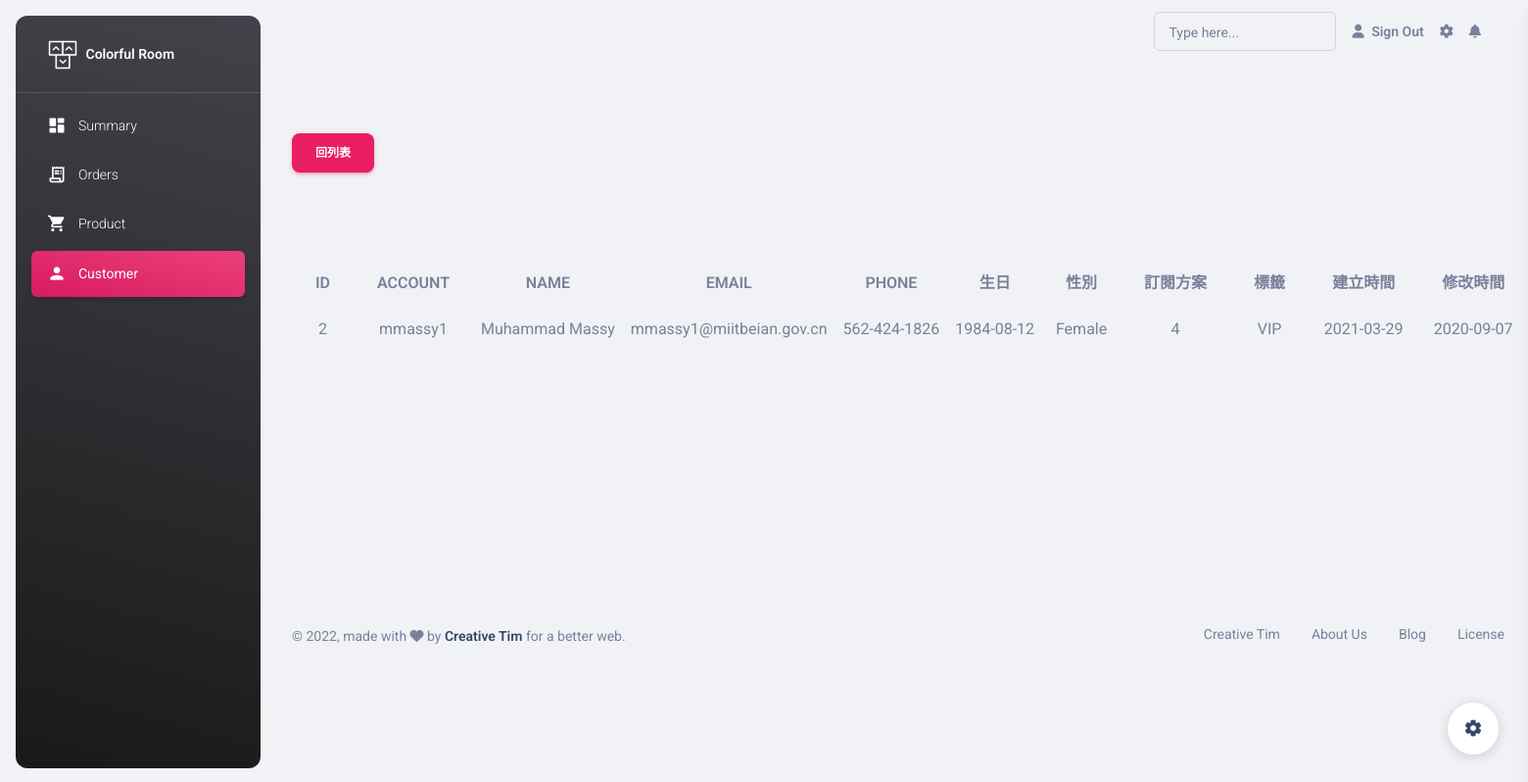
The app's page /pages/customer/member.php?id=2 with its own data.
### tables this page shows
CREATE TABLE `member` (
  `id` int(11) NOT NULL,
  `account` varchar(50) DEFAULT NULL,
  `name` varchar(50) DEFAULT NULL,
  `birthday` date DEFAULT NULL,
  `discount_id` int(11) DEFAULT NULL,
  `gender` varchar(50) DEFAULT NULL,
  `password` varchar(50) DEFAULT NULL,
  `email` varchar(50) DEFAULT NULL,
  `phone` varchar(50) DEFAULT NULL,
  `subscribe` int(11) DEFAULT NULL,
  `created_at` date DEFAULT NULL,
  `edit_at` date DEFAULT NULL,
  `valid` int(11) DEFAULT NULL,
  `tag_id` int(11) DEFAULT NULL
);

CREATE TABLE `tag` (
  `id` int(6) UNSIGNED NOT NULL,
  `name` varchar(20) NOT NULL
);

### pages/var.php (called while the page is built, shortened)
<?php
$url_page_user_list     = '/colorful-room/pages/customer/user-list.php?table=member';

### pages/customer/member.php (the view, shortened to what this page needs)
<?php
include_once('../var.php');
include_once("../signin/do-authorize.php");
$from = (!empty($_POST['from'])) ? $_POST['from'] : NULL;
if (isset($_GET["id"])) {
    $id = $_GET["id"];
} else {
    $id = 0;
}
require_once("../../components/pdo-connect.php");
$sqlMember = "SELECT member. *,tag.name AS tag_name FROM member
JOIN tag ON member.tag_id = tag.id
WHERE  member.id=? AND member.valid=1";
$stmt = $db_host->prepare($sqlMember);
try {
    $stmt->execute([$id]);
    $rowsMember = $stmt->fetch();
} catch (PDOException $e) {
    echo $e->getMessage();
}
?>
<?php include "../../template/head.php"; ?>
<?php include "../../template/body-aside.php"; ?>
<?php include "../../template/body-main-header.php" ?>
<div class="container">
    <div class="row justify-content-start">
        <div class="col-lg-12">
            <div class="py-2 my-6">
                <?php if ($from != NULL) : ?>
                    <a href="<?= $from ?>" class="btn btn-primary">回列表</a>
                <?php else : ?>
                    <a href="<?= $url_page_user_list ?>" class="btn btn-primary">回列表</a>
                <?php endif; ?>
            </div>
            <table class="table table-hover align-items-center mb-12" >
                <thead class="mt-2">
                    <tr>
                        <th class="text-uppercase text-secondary text-center" scope="col">ID</th>
                        <th class="text-uppercase text-secondary text-center" scope="col">Account</th>
                        <th class="text-uppercase text-secondary text-center" scope="col">Name</th>
                        <th class="text-uppercase text-secondary text-center" scope="col">Email</th>
                        <th class="text-uppercase text-secondary text-center" scope="col">Phone</th>
                        <th class="text-uppercase text-secondary text-center" scope="col">生日</th>
                        <th class="text-uppercase text-secondary text-center" scope="col">性別</th>
                        <th class="text-uppercase text-secondary text-center" scope="col">訂閱方案</th>
                        <th class="text-uppercase text-secondary text-center" scope="col">標籤</th>
                        <th class="text-uppercase text-secondary text-center" scope="col">建立時間</th>
                        <th class="text-uppercase text-secondary text-center" scope="col">修改時間</th>
                    </tr>
                </thead>
                <tbody>
                    <tr>
                        <td class="align-middle text-center"><?= $rowsMember["id"] ?></td>
                        <td class="align-middle text-center"><?= $rowsMember["account"] ?></td>
                        <td class="align-middle text-center "><?= $rowsMember["name"] ?></td>
                        <td class="align-middle text-center "><?= $rowsMember["email"] ?></td>
                        <td class="align-middle text-center "><?= $rowsMember["phone"] ?></td>
                        <td class="align-middle text-center "><?= $rowsMember["birthday"] ?></td>
                        <td class="align-middle text-center "><?= $rowsMember["gender"] ?></td>
                        <td class="align-middle text-center "><?= $rowsMember["subscribe"] ?></td>
                        <td class="align-middle text-center "><?= $rowsMember["tag_name"] ?></td>
                        <td class="align-middle text-center "><?= $rowsMember["created_at"] ?></td>
                        <td class="align-middle text-center "><?= $rowsMember["edit_at"] ?></td>
                    </tr>
                </tbody>
            </table>
        </div>
    </div>
</div>
<?php include "../../template/body-main-footer.php" ?>
<?php include "../../template/body-corner.php" ?>

### records on screen
member: id "2", account "mmassy1", name "Muhammad Massy", email "mmassy1@miitbeian.gov.cn", phone "562-424-1826", birthday "1984-08-12", gender "Female", subscribe "4", tag.name "VIP", created_at "2021-03-29", edit_at "2020-09-07"
